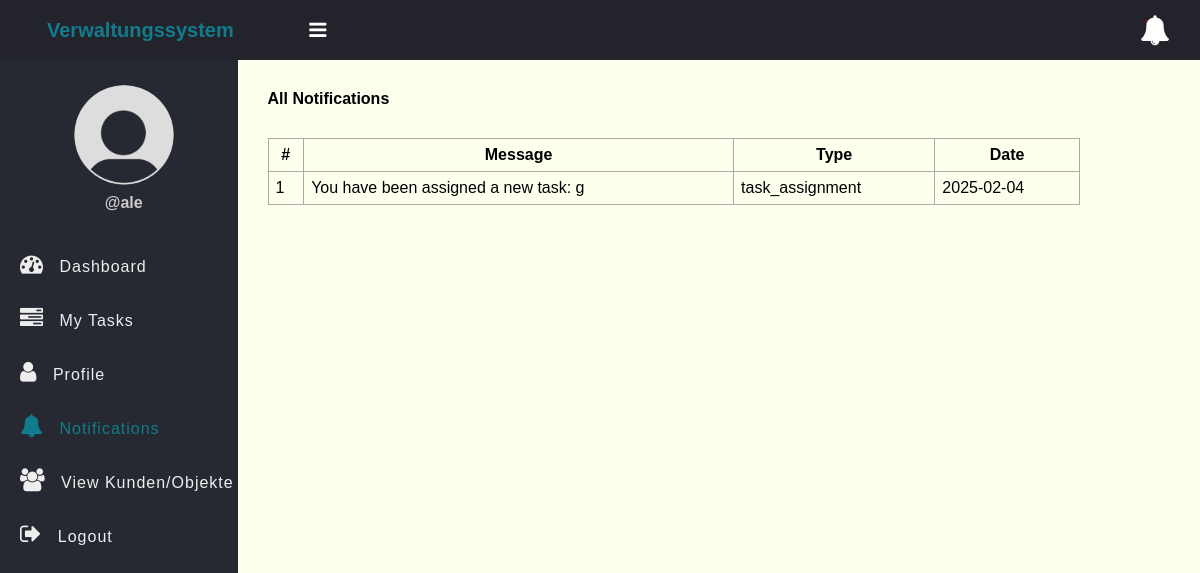
Page /notifications.php (signed in) on the committed database.
### tables this page shows
CREATE TABLE `notifications` (
                                 `id` int(11) NOT NULL,
                                 `user_id` int(11) NOT NULL,
                                 `message` text NOT NULL,
                                 `recipient` int(11) NOT NULL,
                                 `type` varchar(50) NOT NULL,
                                 `date` date NOT NULL DEFAULT current_timestamp(),
                                 `is_read` tinyint(1) DEFAULT 0
);

### app/Model/Notification.php (called while the page is built, shortened)
<?php
function get_all_my_notifications($conn, $user_id) {
    $sql = "SELECT * FROM notifications WHERE user_id = ? ORDER BY date DESC";
    $stmt = $conn->prepare($sql);
    $stmt->execute([$user_id]);
    $notifications = $stmt->fetchAll(PDO::FETCH_ASSOC);
    return $notifications ? $notifications : [];
}

### notifications.php (the view, shortened to what this page needs)
<?php
if (isset($_SESSION['role']) && isset($_SESSION['id'])) {
    include "DB_connection.php";
    include "app/Model/Notification.php";
    $notifications = get_all_my_notifications($conn, $_SESSION['id']);
    ?>
    <!DOCTYPE html>
    <html>
    <head>
        <link rel="stylesheet" href="https://stackpath.bootstrapcdn.com/font-awesome/4.7.0/css/font-awesome.min.css">
        <link rel="stylesheet" href="css/style.css">
    </head>
    <body>
    <?php include "inc/header.php" ?>
    <div class="body">
        <?php include "inc/nav.php" ?>
        <section class="section-1">
            <h4 class="title">All Notifications</h4>
            <?php if (!empty($notifications)) { ?>
                <table class="main-table">
                    <tr>
                        <th>#</th>
                        <th>Message</th>
                        <th>Type</th>
                        <th>Date</th>
                    </tr>
                    <?php $i=0; foreach ($notifications as $notification) { ?>
                        <tr>
                            <td><?= ++$i ?></td>
                            <td><?= htmlspecialchars($notification['message']) ?></td>
                            <td><?= htmlspecialchars($notification['type']) ?></td>
                            <td><?= $notification['date'] ?></td>
                        </tr>
                    <?php } ?>
                </table>
            <?php } else { ?>
                <h3>No notifications available</h3>
            <?php } ?>
        </section>
    </div>
    </body>
    </html>
    <?php
} else {
    header("Location: login.php?error=Unauthorized Access.");
    exit();
}
?>

### css/style.css (style rules this page uses)
* { padding: 0; margin: 0; box-sizing: border-box; font-family: arial, sans-serif; }
.body { display: flex; }
.section-1 { padding: 30px; }
.section-1 .title { margin-bottom: 10px; }
.section-1 { width: 100%; background: #ffe; }
.main-table, .main-table tr, .main-table th, .main-table td { border: 1px solid #aaa; border-collapse: collapse; padding: 7px; }
.main-table { width: 90%; margin-top: 30px; }

### rows in the picture
notifications: message "You have been assigned a new task: g", type "task_assignment", date "2025-02-04"

### other values in the picture
$_SESSION['username'] "ale"
